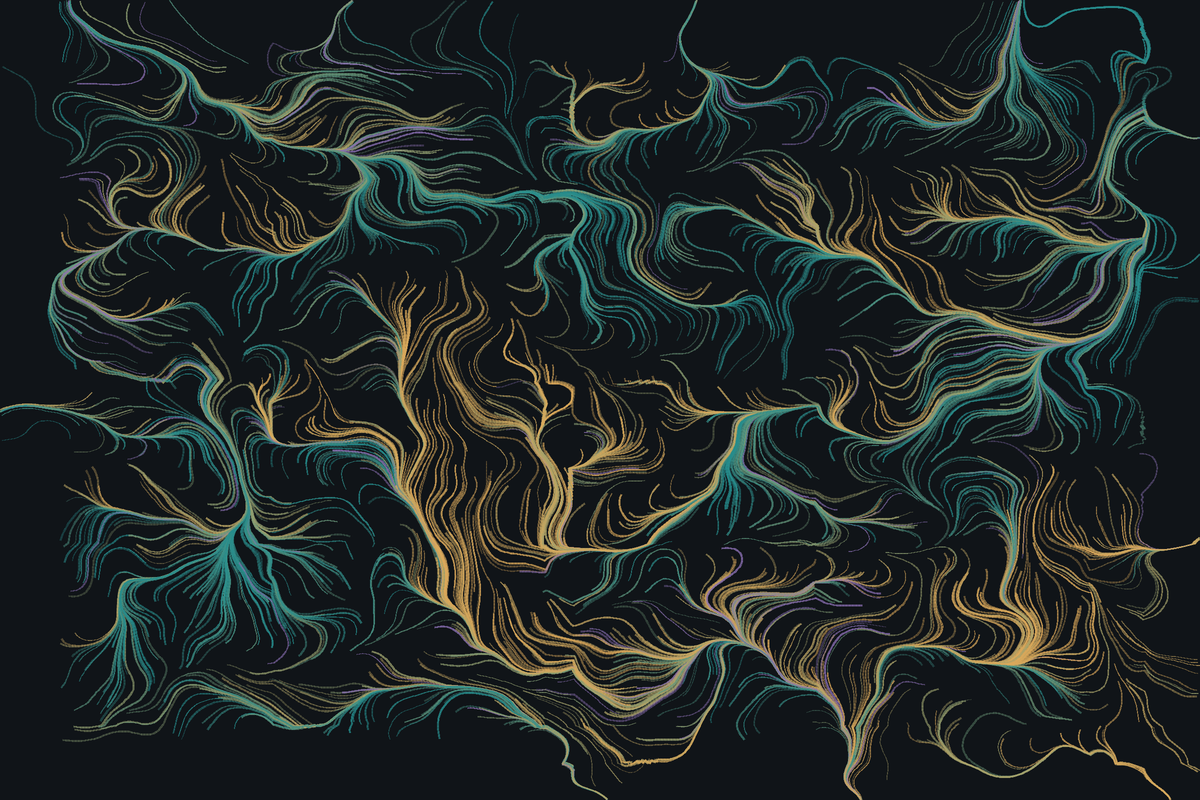

Write the Python code that produced this figure.
"""Flow field generative art -> SVG.

Thousands of particles trace paths through a smooth pseudo-noise vector
field. Stroke color follows the field angle; width tapers with path age.
Deterministic for a given seed.
"""

import math
import random

W, H = 1200, 800
SEED = 20260905
MARGIN = 60

rng = random.Random(SEED)

# --- smooth 2D value noise (bilinear-interpolated random grid, 3 octaves) ---
GRID = 8
grid = [[rng.random() * 2 * math.pi for _ in range(GRID + 2)] for _ in range(GRID + 2)]


def smooth(t):
    return t * t * (3 - 2 * t)


def noise(x, y):
    """Field angle at normalized coords (0..1), several octaves deep."""
    angle = 0.0
    amp, freq = 1.0, 1.0
    for _ in range(3):
        gx, gy = x * GRID * freq, y * GRID * freq
        ix, iy = int(gx) % GRID, int(gy) % GRID
        fx, fy = smooth(gx - int(gx)), smooth(gy - int(gy))
        a = grid[iy][ix]
        b = grid[iy][ix + 1]
        c = grid[iy + 1][ix]
        d = grid[iy + 1][ix + 1]
        top = a + (b - a) * fx
        bot = c + (d - c) * fx
        angle += (top + (bot - top) * fy) * amp
        amp *= 0.5
        freq *= 2.1
    return angle


# --- palette: deep ink background, strokes shift teal -> gold by angle ---
def lerp(a, b, t):
    return a + (b - a) * t


def color_for(angle):
    t = (math.sin(angle) + 1) / 2
    # teal (36,140,141) -> sand gold (222,170,90), with a violet accent band
    if 0.42 < t < 0.50:
        return "#8a6fb3"
    r = int(lerp(36, 222, t))
    g = int(lerp(140, 170, t))
    b = int(lerp(141, 90, t))
    return f"#{r:02x}{g:02x}{b:02x}"


strokes = []  # (pts, color, width, opacity)
N_PARTICLES = 2600
STEP = 3.2
MAX_STEPS = 90

for _ in range(N_PARTICLES):
    x = rng.uniform(MARGIN, W - MARGIN)
    y = rng.uniform(MARGIN, H - MARGIN)
    pts = [(x, y)]
    a0 = noise(x / W, y / H)
    for _ in range(rng.randint(20, MAX_STEPS)):
        a = noise(x / W, y / H)
        x += math.cos(a) * STEP
        y += math.sin(a) * STEP
        if not (0 < x < W and 0 < y < H):
            break
        pts.append((x, y))
    if len(pts) < 6:
        continue
    width = 0.6 + 1.6 * (len(pts) / MAX_STEPS)
    opacity = 0.28 + 0.5 * rng.random()
    strokes.append((pts, color_for(a0), width, opacity))

svg_paths = []
for pts, color, width, opacity in strokes:
    d = "M" + " L".join(f"{px:.1f},{py:.1f}" for px, py in pts)
    svg_paths.append(
        f'<path d="{d}" stroke="{color}" stroke-width="{width:.2f}" '
        f'stroke-opacity="{opacity:.2f}" fill="none" stroke-linecap="round"/>'
    )

svg = (
    f'<svg xmlns="http://www.w3.org/2000/svg" width="{W}" height="{H}" '
    f'viewBox="0 0 {W} {H}">\n'
    f'<rect width="{W}" height="{H}" fill="#101418"/>\n'
    + "\n".join(svg_paths)
    + "\n</svg>\n"
)

with open("/workspace/flowfield.svg", "w") as f:
    f.write(svg)

print(f"wrote flowfield.svg: {len(strokes)} strokes, seed {SEED}")

# --- optional PNG render (supersampled 2x) if Pillow is available ---
try:
    from PIL import Image, ImageDraw
except ImportError:
    pass
else:
    S = 2
    img = Image.new("RGB", (W * S, H * S), "#101418")
    draw = ImageDraw.Draw(img, "RGBA")
    for pts, color, width, opacity in strokes:
        rgb = tuple(int(color[i : i + 2], 16) for i in (1, 3, 5))
        rgba = rgb + (int(opacity * 255),)
        scaled = [(px * S, py * S) for px, py in pts]
        draw.line(scaled, fill=rgba, width=max(1, round(width * S)), joint="curve")
    img = img.resize((W, H), Image.LANCZOS)
    img.save("/workspace/flowfield.png")
    print("wrote flowfield.png")
